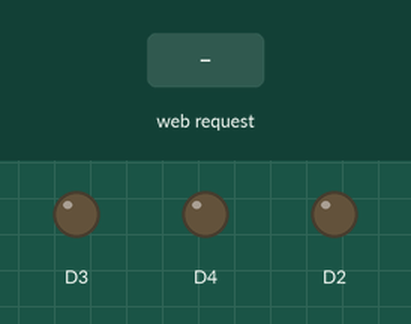
The program below on a simulated ESP8266 (NodeMCU). Shown: output pins drawn as LEDs (lit = HIGH). The test bench sets the inputs (shaded band). WiFi joins after 1.5 s; servers stay silent unless stated; what the program prints to the serial monitor is not drawn.

Above: at 1.2 s.
1.3 s: HTTP request GET /LED1ON received
At 2.2 s:
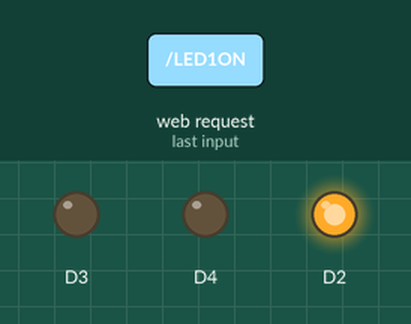
2.8 s: HTTP request GET /LED2ON received
At 3.3 s:
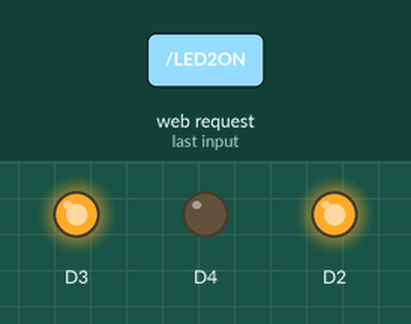
4.3 s: HTTP request GET /LED3ON received
At 5.5 s:
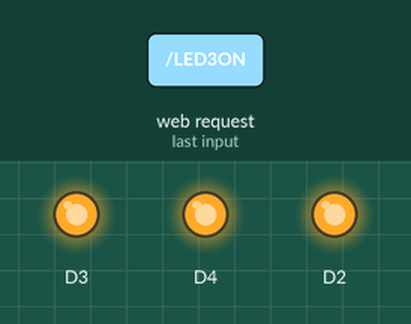
5.8 s: HTTP request GET /LED1OFF received
At 6.8 s:
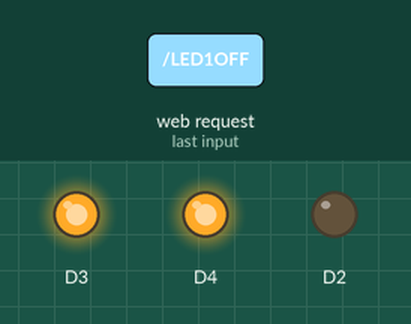
7.3 s: HTTP request GET /LED2OFF received
At 7.9 s:
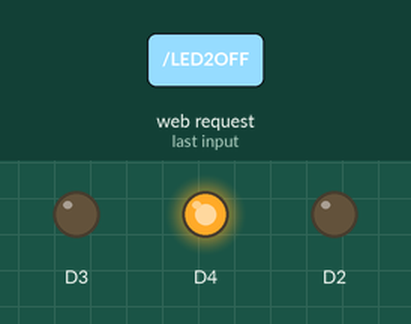
8.8 s: HTTP request GET /LED3OFF received
At 9.1 s:
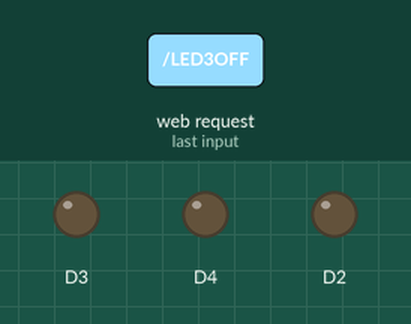
Timing chart, 0 to 11.3 s (numbered marks = the images above; inputs shaded):
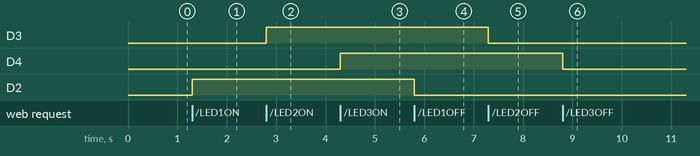

The program:

main.cpp
```cpp
#include <Arduino.h>
#include <ESP8266WiFi.h>
#include <WiFiClient.h>
#include <ESP8266WebServer.h>

const char* ssid = "diva"; //nama hotspot
const char* password = "inipunyadiva"; //pw hotspot

ESP8266WebServer server (80);
String webpage; //doc html

void setup() {
  Serial.begin(9600);
  delay(10);

  pinMode(D2, OUTPUT);
  pinMode(D3, OUTPUT);
  pinMode(D4, OUTPUT);

  //Connect to WiFi network
  Serial.println();
  Serial.print("Konfigurasi access point...");

  //Mengatur WiFi
  WiFi.mode(WIFI_AP);
  WiFi.begin(ssid, password);

  //Cek status connect
  Serial.println("IP address: ");
  Serial.println(WiFi.softAPIP()); //ngecek access point ip address dari wifi

  //Isi dari webpage
  webpage+= "<h1> Web Control ESP266 </h1>";
  webpage+= "<h1> Anindya Diva Talitha </h1>";
  webpage+= "<p> LED1 : ";
  webpage+= "<a href=\"LED1ON\"\"><button>ON</button></a><a href=\"LED1OFF\"\"><button>OFF</button></a><br>";
  webpage+= "<p> LED2 : ";
  webpage+= "<a href=\"LED2ON\"\"><button>ON</button></a><a href=\"LED2OFF\"\"><button>OFF</button></a><br>";
  webpage+= "<p> LED3 : ";
  webpage+= "<a href=\"LED3ON\"\"><button>ON</button></a><a href=\"LED3OFF\"\"><button>OFF</button></a><br>";

  //Mmebuat tampilan webpage
  server.on("/", [](){
    server.send(200, "text/html", webpage);
  });

  //Bagian ini untuk merespon perintah yang masuk
  server.on("/LED1ON", [](){
    server.send(200, "text/html", webpage);
      digitalWrite(D2,HIGH);
      delay(1000);
  });
  server.on("/LED2ON", [](){
    server.send(200, "text/html", webpage);
      digitalWrite(D3,HIGH);
      delay(1000);
  });
  server.on("/LED3ON", [](){
    server.send(200, "text/html", webpage);
      digitalWrite(D4,HIGH);
      delay(1000);
  });

  server.on("/LED1OFF", [](){
    server.send(200, "text/html", webpage);
      digitalWrite(D2,LOW);
      delay(1000);
  });
  server.on("/LED2OFF", [](){
    server.send(200, "text/html", webpage);
      digitalWrite(D3,LOW);
      delay(1000);
  });
  server.on("/LED3OFF", [](){
    server.send(200, "text/html", webpage);
      digitalWrite(D4,LOW);
      delay(1000);
  });

  server.begin();
  Serial.println("Webserver dijalankan!");
}

void loop() {
  server.handleClient();
}
```

Measured:
- after the input at 1.3 s, D2: LOW → HIGH at once
- after the input at 2.8 s, D3: LOW → HIGH at once
- after the input at 4.3 s, D4: LOW → HIGH at once
- after the input at 5.8 s, D2: HIGH → LOW at once
- after the input at 7.3 s, D3: HIGH → LOW at once
- after the input at 8.8 s, D4: HIGH → LOW at once
